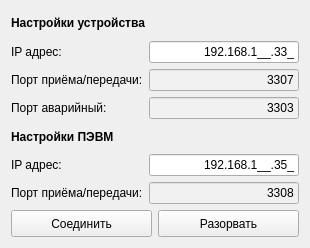
<?xml version="1.0" encoding="UTF-8"?>
<ui version="4.0">
 <class>Connection</class>
 <widget class="QWidget" name="Connection">
  <property name="windowModality">
   <enum>Qt::ApplicationModal</enum>
  </property>
  <property name="geometry">
   <rect>
    <x>0</x>
    <y>0</y>
    <width>310</width>
    <height>248</height>
   </rect>
  </property>
  <property name="maximumSize">
   <size>
    <width>310</width>
    <height>340</height>
   </size>
  </property>
  <property name="font">
   <font>
    <pointsize>9</pointsize>
   </font>
  </property>
  <property name="windowTitle">
   <string>Соединение</string>
  </property>
  <property name="windowIcon">
   <iconset resource="tgca.qrc">
    <normaloff>:/pictogram/disconnect_9550.png</normaloff>:/pictogram/disconnect_9550.png</iconset>
  </property>
  <layout class="QGridLayout" name="gridLayoutConnectionForm">
   <item row="1" column="0">
    <layout class="QGridLayout" name="gridLayout_Device">
     <item row="1" column="0">
      <widget class="QLabel" name="labelPortIODevice">
       <property name="font">
        <font>
         <pointsize>9</pointsize>
        </font>
       </property>
       <property name="text">
        <string>Порт приёма/передачи:</string>
       </property>
      </widget>
     </item>
     <item row="2" column="0">
      <widget class="QLabel" name="labelPortEDevice">
       <property name="font">
        <font>
         <pointsize>9</pointsize>
        </font>
       </property>
       <property name="text">
        <string>Порт аварийный:</string>
       </property>
      </widget>
     </item>
     <item row="0" column="0">
      <widget class="QLabel" name="labelIPDevice">
       <property name="font">
        <font>
         <pointsize>9</pointsize>
        </font>
       </property>
       <property name="text">
        <string>IP адрес:</string>
       </property>
      </widget>
     </item>
     <item row="0" column="1">
      <widget class="QLineEdit" name="lineEditIPDevice">
       <property name="font">
        <font>
         <pointsize>9</pointsize>
        </font>
       </property>
       <property name="inputMask">
        <string>000.000.000.000;_</string>
       </property>
       <property name="text">
        <string>192.168.1.33</string>
       </property>
       <property name="alignment">
        <set>Qt::AlignRight|Qt::AlignTrailing|Qt::AlignVCenter</set>
       </property>
      </widget>
     </item>
     <item row="1" column="1">
      <widget class="QLineEdit" name="lineEditPortIODevice">
       <property name="font">
        <font>
         <pointsize>9</pointsize>
        </font>
       </property>
       <property name="styleSheet">
        <string notr="true">background-color: rgb(241, 241, 241);</string>
       </property>
       <property name="inputMask">
        <string>0000;_</string>
       </property>
       <property name="text">
        <string>3307</string>
       </property>
       <property name="alignment">
        <set>Qt::AlignRight|Qt::AlignTrailing|Qt::AlignVCenter</set>
       </property>
      </widget>
     </item>
     <item row="2" column="1">
      <widget class="QLineEdit" name="lineEditPortEDevice">
       <property name="font">
        <font>
         <pointsize>9</pointsize>
        </font>
       </property>
       <property name="styleSheet">
        <string notr="true">background-color: rgb(241, 241, 241);</string>
       </property>
       <property name="inputMask">
        <string>0000</string>
       </property>
       <property name="text">
        <string>3303</string>
       </property>
       <property name="alignment">
        <set>Qt::AlignRight|Qt::AlignTrailing|Qt::AlignVCenter</set>
       </property>
       <property name="readOnly">
        <bool>true</bool>
       </property>
      </widget>
     </item>
    </layout>
   </item>
   <item row="0" column="0">
    <widget class="QLabel" name="labelTune">
     <property name="font">
      <font>
       <pointsize>9</pointsize>
       <weight>75</weight>
       <bold>true</bold>
      </font>
     </property>
     <property name="text">
      <string>Настройки устройства</string>
     </property>
    </widget>
   </item>
   <item row="2" column="0">
    <widget class="QLabel" name="labelParam">
     <property name="font">
      <font>
       <pointsize>9</pointsize>
       <weight>75</weight>
       <bold>true</bold>
      </font>
     </property>
     <property name="text">
      <string>Настройки ПЭВМ</string>
     </property>
    </widget>
   </item>
   <item row="4" column="0">
    <layout class="QGridLayout" name="gridLayout">
     <item row="1" column="1">
      <widget class="QPushButton" name="pushButtonDisconnect">
       <property name="minimumSize">
        <size>
         <width>0</width>
         <height>27</height>
        </size>
       </property>
       <property name="text">
        <string>Разорвать</string>
       </property>
      </widget>
     </item>
     <item row="1" column="0">
      <widget class="QPushButton" name="pushButtonConnect">
       <property name="minimumSize">
        <size>
         <width>0</width>
         <height>27</height>
        </size>
       </property>
       <property name="text">
        <string>Соединить</string>
       </property>
      </widget>
     </item>
    </layout>
   </item>
   <item row="3" column="0">
    <layout class="QGridLayout" name="gridLayout_PC">
     <item row="1" column="0">
      <widget class="QLabel" name="labelPortIOPCNet">
       <property name="font">
        <font>
         <pointsize>9</pointsize>
        </font>
       </property>
       <property name="text">
        <string>Порт приёма/передачи:</string>
       </property>
      </widget>
     </item>
     <item row="1" column="1">
      <widget class="QLineEdit" name="lineEditPortIOPCNet">
       <property name="font">
        <font>
         <pointsize>9</pointsize>
        </font>
       </property>
       <property name="styleSheet">
        <string notr="true">background-color: rgb(241, 241, 241);</string>
       </property>
       <property name="inputMask">
        <string>0000</string>
       </property>
       <property name="text">
        <string>3308</string>
       </property>
       <property name="alignment">
        <set>Qt::AlignRight|Qt::AlignTrailing|Qt::AlignVCenter</set>
       </property>
      </widget>
     </item>
     <item row="0" column="1">
      <widget class="QLineEdit" name="lineEditIPPCNet">
       <property name="inputMask">
        <string>000.000.000.000;_</string>
       </property>
       <property name="text">
        <string>192.168.1.35</string>
       </property>
       <property name="alignment">
        <set>Qt::AlignRight|Qt::AlignTrailing|Qt::AlignVCenter</set>
       </property>
       <property name="readOnly">
        <bool>false</bool>
       </property>
      </widget>
     </item>
     <item row="0" column="0">
      <widget class="QLabel" name="labelIPPCNet">
       <property name="font">
        <font>
         <pointsize>9</pointsize>
        </font>
       </property>
       <property name="text">
        <string>IP адрес:</string>
       </property>
      </widget>
     </item>
    </layout>
   </item>
  </layout>
 </widget>
 <resources>
  <include location="tgca.qrc"/>
 </resources>
 <connections/>
 <slots>
  <slot>connectTry()</slot>
  <slot>checkConnection()</slot>
 </slots>
</ui>
